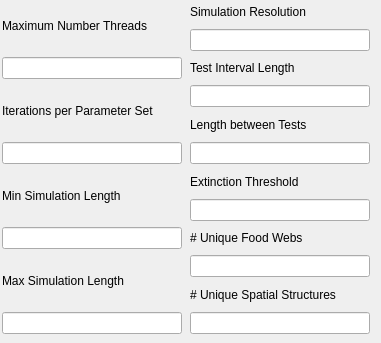
     <widget class="QWidget" name="page_32">
      <widget class="QWidget" name="layoutWidget">
       <property name="geometry">
        <rect>
         <x>0</x>
         <y>0</y>
         <width>372</width>
         <height>334</height>
        </rect>
       </property>
       <layout class="QHBoxLayout" name="horizontalLayout_20">
        <item>
         <layout class="QVBoxLayout" name="verticalLayout_15">
          <item>
           <widget class="QLabel" name="label_5">
            <property name="minimumSize">
             <size>
              <width>180</width>
              <height>0</height>
             </size>
            </property>
            <property name="maximumSize">
             <size>
              <width>180</width>
              <height>16777215</height>
             </size>
            </property>
            <property name="text">
             <string>Maximum Number Threads</string>
            </property>
           </widget>
          </item>
          <item>
           <widget class="QLineEdit" name="nThreads_Input">
            <property name="sizePolicy">
             <sizepolicy hsizetype="Fixed" vsizetype="Fixed">
              <horstretch>0</horstretch>
              <verstretch>0</verstretch>
             </sizepolicy>
            </property>
            <property name="minimumSize">
             <size>
              <width>180</width>
              <height>0</height>
             </size>
            </property>
            <property name="maximumSize">
             <size>
              <width>180</width>
              <height>16777215</height>
             </size>
            </property>
           </widget>
          </item>
          <item>
           <widget class="QLabel" name="label_9">
            <property name="minimumSize">
             <size>
              <width>180</width>
              <height>0</height>
             </size>
            </property>
            <property name="maximumSize">
             <size>
              <width>180</width>
              <height>16777215</height>
             </size>
            </property>
            <property name="text">
             <string>Iterations per Parameter Set</string>
            </property>
           </widget>
          </item>
          <item>
           <widget class="QLineEdit" name="nIterations_Input">
            <property name="sizePolicy">
             <sizepolicy hsizetype="Fixed" vsizetype="Fixed">
              <horstretch>0</horstretch>
              <verstretch>0</verstretch>
             </sizepolicy>
            </property>
            <property name="minimumSize">
             <size>
              <width>180</width>
              <height>0</height>
             </size>
            </property>
            <property name="maximumSize">
             <size>
              <width>180</width>
              <height>16777215</height>
             </size>
            </property>
           </widget>
          </item>
          <item>
           <widget class="QLabel" name="label_17">
            <property name="minimumSize">
             <size>
              <width>180</width>
              <height>0</height>
             </size>
            </property>
            <property name="maximumSize">
             <size>
              <width>180</width>
              <height>16777215</height>
             </size>
            </property>
            <property name="text">
             <string>Min Simulation Length</string>
            </property>
           </widget>
          </item>
          <item>
           <widget class="QLineEdit" name="MinSimLength_Input">
            <property name="sizePolicy">
             <sizepolicy hsizetype="Fixed" vsizetype="Fixed">
              <horstretch>0</horstretch>
              <verstretch>0</verstretch>
             </sizepolicy>
            </property>
            <property name="minimumSize">
             <size>
              <width>180</width>
              <height>0</height>
             </size>
            </property>
            <property name="maximumSize">
             <size>
              <width>180</width>
              <height>16777215</height>
             </size>
            </property>
           </widget>
          </item>
          <item>
           <widget class="QLabel" name="label_50">
            <property name="minimumSize">
             <size>
              <width>180</width>
              <height>0</height>
             </size>
            </property>
            <property name="maximumSize">
             <size>
              <width>180</width>
              <height>16777215</height>
             </size>
            </property>
            <property name="text">
             <string>Max Simulation Length</string>
            </property>
           </widget>
          </item>
          <item>
           <widget class="QLineEdit" name="MaxSimLength_Input">
            <property name="sizePolicy">
             <sizepolicy hsizetype="Fixed" vsizetype="Fixed">
              <horstretch>0</horstretch>
              <verstretch>0</verstretch>
             </sizepolicy>
            </property>
            <property name="minimumSize">
             <size>
              <width>180</width>
              <height>0</height>
             </size>
            </property>
            <property name="maximumSize">
             <size>
              <width>180</width>
              <height>16777215</height>
             </size>
            </property>
           </widget>
          </item>
         </layout>
        </item>
        <item>
         <layout class="QVBoxLayout" name="verticalLayout_17">
          <item>
           <widget class="QLabel" name="label_18">
            <property name="minimumSize">
             <size>
              <width>180</width>
              <height>0</height>
             </size>
            </property>
            <property name="maximumSize">
             <size>
              <width>180</width>
              <height>16777215</height>
             </size>
            </property>
            <property name="text">
             <string>Simulation Resolution</string>
            </property>
           </widget>
          </item>
          <item>
           <widget class="QLineEdit" name="SimRes_Input">
            <property name="sizePolicy">
             <sizepolicy hsizetype="Fixed" vsizetype="Fixed">
              <horstretch>0</horstretch>
              <verstretch>0</verstretch>
             </sizepolicy>
            </property>
            <property name="minimumSize">
             <size>
              <width>180</width>
              <height>0</height>
             </size>
            </property>
            <property name="maximumSize">
             <size>
              <width>180</width>
              <height>16777215</height>
             </size>
            </property>
           </widget>
          </item>
          <item>
           <widget class="QLabel" name="label_51">
            <property name="minimumSize">
             <size>
              <width>180</width>
              <height>0</height>
             </size>
            </property>
            <property name="maximumSize">
             <size>
              <width>180</width>
              <height>16777215</height>
             </size>
            </property>
            <property name="text">
             <string>Test Interval Length</string>
            </property>
           </widget>
          </item>
          <item>
           <widget class="QLineEdit" name="TestInt_Input">
            <property name="sizePolicy">
             <sizepolicy hsizetype="Fixed" vsizetype="Fixed">
              <horstretch>0</horstretch>
              <verstretch>0</verstretch>
             </sizepolicy>
            </property>
            <property name="minimumSize">
             <size>
              <width>180</width>
              <height>0</height>
             </size>
            </property>
            <property name="maximumSize">
             <size>
              <width>180</width>
              <height>16777215</height>
             </size>
            </property>
           </widget>
          </item>
          <item>
           <widget class="QLabel" name="label_52">
            <property name="minimumSize">
             <size>
              <width>180</width>
              <height>0</height>
             </size>
            </property>
            <property name="maximumSize">
             <size>
              <width>180</width>
              <height>16777215</height>
             </size>
            </property>
            <property name="text">
             <string>Length between Tests</string>
            </property>
           </widget>
          </item>
          <item>
           <widget class="QLineEdit" name="LenBetweenTest_Input">
            <property name="sizePolicy">
             <sizepolicy hsizetype="Fixed" vsizetype="Fixed">
              <horstretch>0</horstretch>
              <verstretch>0</verstretch>
             </sizepolicy>
            </property>
            <property name="minimumSize">
             <size>
              <width>180</width>
              <height>0</height>
             </size>
            </property>
            <property name="maximumSize">
             <size>
              <width>180</width>
              <height>16777215</height>
             </size>
            </property>
           </widget>
          </item>
          <item>
           <widget class="QLabel" name="label_23">
            <property name="minimumSize">
             <size>
              <width>180</width>
              <height>0</height>
             </size>
            </property>
            <property name="maximumSize">
             <size>
              <width>180</width>
              <height>16777215</height>
             </size>
            </property>
            <property name="text">
             <string>Extinction Threshold</string>
            </property>
           </widget>
          </item>
          <item>
           <widget class="QLineEdit" name="Extinction_Input">
            <property name="sizePolicy">
             <sizepolicy hsizetype="Fixed" vsizetype="Fixed">
              <horstretch>0</horstretch>
              <verstretch>0</verstretch>
             </sizepolicy>
            </property>
            <property name="minimumSize">
             <size>
              <width>180</width>
              <height>0</height>
             </size>
            </property>
            <property name="maximumSize">
             <size>
              <width>180</width>
              <height>16777215</height>
             </size>
            </property>
           </widget>
          </item>
          <item>
           <widget class="QLabel" name="label_28">
            <property name="minimumSize">
             <size>
              <width>180</width>
              <height>0</height>
             </size>
            </property>
            <property name="maximumSize">
             <size>
              <width>180</width>
              <height>16777215</height>
             </size>
            </property>
            <property name="text">
             <string># Unique Food Webs</string>
            </property>
           </widget>
          </item>
          <item>
           <widget class="QLineEdit" name="nFood_Webs_Input">
            <property name="sizePolicy">
             <sizepolicy hsizetype="Fixed" vsizetype="Fixed">
              <horstretch>0</horstretch>
              <verstretch>0</verstretch>
             </sizepolicy>
            </property>
            <property name="minimumSize">
             <size>
              <width>180</width>
              <height>0</height>
             </size>
            </property>
            <property name="maximumSize">
             <size>
              <width>180</width>
              <height>16777215</height>
             </size>
            </property>
           </widget>
          </item>
          <item>
           <widget class="QLabel" name="label_46">
            <property name="minimumSize">
             <size>
              <width>180</width>
              <height>0</height>
             </size>
            </property>
            <property name="maximumSize">
             <size>
              <width>180</width>
              <height>16777215</height>
             </size>
            </property>
            <property name="text">
             <string># Unique Spatial Structures</string>
            </property>
           </widget>
          </item>
          <item>
           <widget class="QLineEdit" name="nSpatial_Structures_Input">
            <property name="sizePolicy">
             <sizepolicy hsizetype="Fixed" vsizetype="Fixed">
              <horstretch>0</horstretch>
              <verstretch>0</verstretch>
             </sizepolicy>
            </property>
            <property name="minimumSize">
             <size>
              <width>180</width>
              <height>0</height>
             </size>
            </property>
            <property name="maximumSize">
             <size>
              <width>180</width>
              <height>16777215</height>
             </size>
            </property>
           </widget>
          </item>
         </layout>
        </item>
       </layout>
      </widget>
     </widget>
